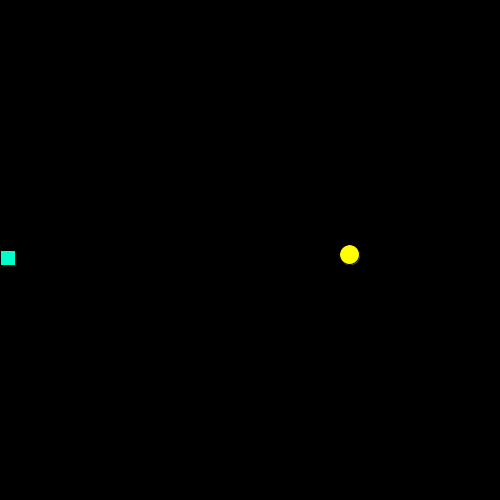
Frame 1 (no input)
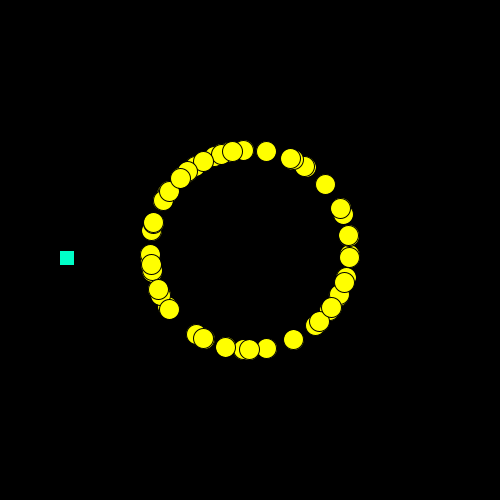
Frame 60 (the mouse pressed at the canvas centre just before this capture)
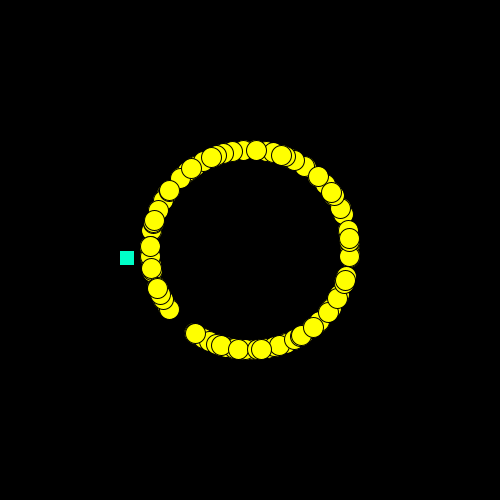
Frame 120 (the mouse held since frame 60 and released just before this capture)

The Processing sketch that drew these frames (run headless with seeded random() and noise(); from frame 60 on, the mouse is pressed at the canvas centre):

// Processing sketch: circleSquare
// ── circleSquare.pde
//Global Variables

float r= 100;
float theta = 0;
float speed = 0.05;


void setup(){
  size (500, 500);
  background(0);
  
}


void draw(){
  println(frameCount);
  float x = r * cos(frameCount*speed);
  float y = r * sin(frameCount*speed);
  fill(255, 255, 0);
  ellipse(x+width/2, y+height/2, 20, 20);
  theta += 0.5;
  speed += 1;
 
  fill (0,255,200);
  rect(theta, height/2, 15,15);
  theta += 0.5;
}
